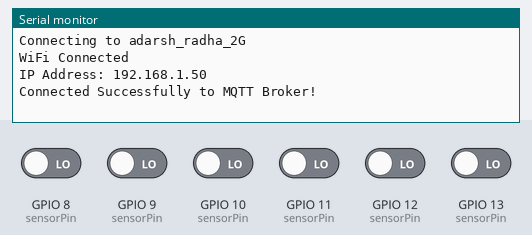
This sketch was run on a simulated ESP8266 (NodeMCU). Shown: the last lines printed to the serial monitor. The inputs (shaded band) are chosen by the test bench; at power-on: GPIO 8 (sensorPin), GPIO 9 (sensorPin), GPIO 10 (sensorPin), GPIO 11 (sensorPin), GPIO 12 (sensorPin), GPIO 13 (sensorPin) LOW. WiFi joins after 1.5 s; servers stay silent unless stated; no MQTT or app messages arrive unless stated.

Above: at 2.7 s.
2.8 s: GPIO 8 (sensorPin) driven HIGH
At 7.4 s:
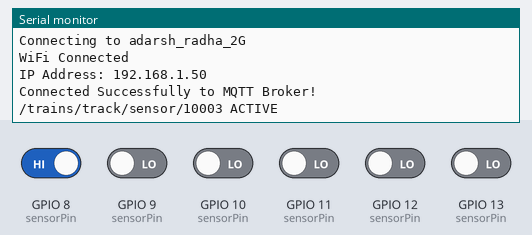
8.8 s: GPIO 10 (sensorPin) driven HIGH
At 12.4 s:
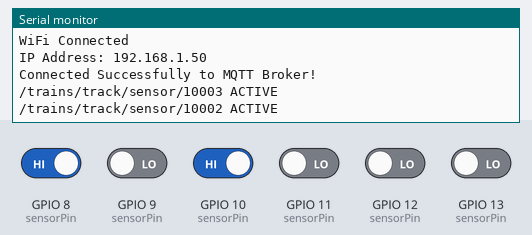
14.8 s: GPIO 12 (sensorPin) driven HIGH
At 17.5 s:
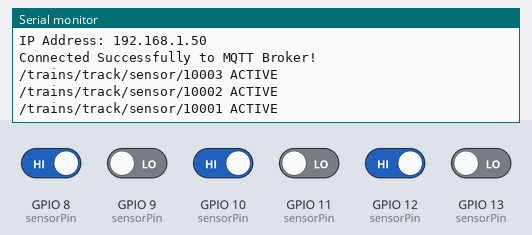

The sketch:

esp8266-transformation-mqtt-client-ir-sensor-node.ino
```cpp
/*
   Adarsh Model Trains
   Developed by Adarsh kumar
   Support adarshmodeltrains@gmail.com
*/

// Enables the ESP8266 to connect to the local network (via WiFi)
#include <ESP8266WiFi.h>
// Allows us to connect to, and publish to the MQTT broker
#include <PubSubClient.h>
#include"Config.h"
#include "IrBlockSensors.h"

int address = 1;
int blockNo = 0;
int sensStatus[NO_OF_BLOCKS];
IrBlockSensors blockSensors;

// Initialise the WiFi and MQTT Client objects
WiFiClient wifiClient;

// 1883 is the listener port for the Broker
PubSubClient client(MQTT_SERVER, 1883, wifiClient);


/*
   pushing the sensor data to the mqtt for jmri
*/
void publishSensorData(String sensorNo, String state) {
  String topic = JMRI_MQTT_SENSOR_TOPIC + sensorNo;
  Serial.print(topic + " " + state);
  Serial.println();
  client.publish(topic.c_str(), state.c_str());
}


bool mqttConnect() {
  // Connect to MQTT Server and subscribe to the topic
  if (client.connect(CLIENT_ID, MQTT_USER, MQTT_PWD)) {
    client.subscribe(JMRI_MQTT_TOPIC);
    return true;
  } else {
    return false;
  }
}


void setup() {

  // Begin Serial on 115200
  Serial.begin(BROAD_RATE);

  Serial.print("Connecting to ");
  Serial.println(SS_ID);

  // Connect to the WiFi
  WiFi.begin(SS_ID, WIFI_PWD);

  // Wait until the connection has been confirmed before continuing
  while (WiFi.status() != WL_CONNECTED) {
    delay(500);
    //Serial.print(".");
  }

  // Debugging - Output the IP Address of the ESP8266
  Serial.println("WiFi Connected");
  Serial.print("IP Address: ");
  Serial.println(WiFi.localIP());

  // Connect to MQTT Broker
  if (mqttConnect()) {
    Serial.println("Connected Successfully to MQTT Broker!");
  } else {
    Serial.println("Connection Failed!");
  }

  blockSensors.initBlockSensors(NO_OF_BLOCKS);
  for (int i = 0; i < NO_OF_BLOCKS; i++) {
    blockSensors.setBlockSensorPins(i + 1, sensorPin[i][0], sensorPin[i][1]);
    sensStatus[i] = 0;
  }
}

void loop() {
  // If the connection is lost, try to connect again
  if (!client.connected()) {
    mqttConnect();
  }
  // client.loop() just tells the MQTT client code to do what it needs to do itself (i.e. check for messages, etc.)
  client.loop();
  // Once it has done all it needs to do for this cycle, go back to checking if we are still connected.

  for (blockNo = 1 ; blockNo <= NO_OF_BLOCKS; blockNo++) {
    bool isBlockOccuipied = blockSensors.isSensorBlockOccupied(blockNo);
    if (isBlockOccuipied) {
      if (sensStatus[blockNo - 1] != 1) {
        sensStatus[blockNo - 1] = 1;
        publishSensorData(String(JMRI_SENSOR_START_ADDRESS + blockNo) , ACTIVE);
      }
    } else {
      if (sensStatus[blockNo - 1] != 0) {
        sensStatus[blockNo - 1] = 0;
        publishSensorData(String(JMRI_SENSOR_START_ADDRESS + blockNo) , INACTIVE);
      }
    }
  }
  delay(DELAY_TIME);
}
```

IrBlockSensors.cpp
```cpp
/*
   Adarsh Model Trains
   Developed by Adarsh kumar
   Support adarshmodeltrains@gmail.com
*/

#include <Arduino.h>
#include "IrBlockSensors.h"

void IrBlockSensors::initBlockSensors(int totalSensor) {
  if (totalSensor > 0) {
    if (totalSensor > 0)
      _totalSensor = totalSensor;
    this->_irSensorBlocks = new IrSensor[_totalSensor];
    for (int i = 0; i < _totalSensor; i++) {
      this->_irSensorBlocks[i].setStartAndEndBlockSensorPin(0, 0);
    }
  } else {
    Serial.println("Invalid Sensor Count");
  }
}

void IrBlockSensors::setBlockSensorPins(int blockNo, int startBlockSensorPin, int endBlockSensorPin) {
  if (blockNo > -1 && blockNo <= _totalSensor ) {
    if (startBlockSensorPin > -1 && endBlockSensorPin > -1) {
      pinMode(startBlockSensorPin, INPUT);
      pinMode(endBlockSensorPin, INPUT);
      _irSensorBlocks[blockNo - 1].setStartAndEndBlockSensorPin(startBlockSensorPin, endBlockSensorPin);
    } else {
      Serial.println("Invalid Block Sensor Pin No.");
    }
  } else {
    Serial.println("Invalid Block Sensor Input No.");
  }
}

bool IrBlockSensors::isSensorBlockOccupied(int blockNo) {
  if (blockNo > -1 && blockNo <= _totalSensor) {
    return _irSensorBlocks[blockNo - 1].isBlockOccupied();
  } else {
    Serial.println("Invalid Block Sensor No");
    return false;
  }
}
```

IrBlockSensors.h
```cpp
/*
   Adarsh Model Trains
   Developed by Adarsh kumar
   Support adarshmodeltrains@gmail.com
*/
#ifndef IrBlockSensors_h
#define IrBlockSensors_h

#include "IrSensor.h"

class IrBlockSensors {

  private:
    int _totalSensor;
    IrSensor * _irSensorBlocks;

  public:
    IrBlockSensors() {
    }

    void initBlockSensors(int totalSensor);
    void setBlockSensorPins(int blockNo, int startBlockSensorPin, int endBlockSensorPin);
    bool isSensorBlockOccupied(int blockNo);

    ~IrBlockSensors() {
      for (int i = 0; i < _totalSensor; i++) {
        delete &_irSensorBlocks[i];
      }
      delete[] _irSensorBlocks;
    }
};

#endif
```

IrSensor.cpp
```cpp
/*
   Adarsh Model Trains
   Developed by Adarsh kumar
   Support adarshmodeltrains@gmail.com
*/

#include <Arduino.h>
#include "IrSensor.h"
#include "Config.h"


void IrSensor::init() {
  _startBlockSensorVal = -1;
  _endBlockSensorVal = -1;
}

void IrSensor::setStartAndEndBlockSensorPin(int startBlockSensorPin, int endBlockSensorPin) {
  this->_startBlockSensorPin = startBlockSensorPin;
  this->_endBlockSensorPin = endBlockSensorPin;
}

void IrSensor::calculateBlockOccupancy() {

  int _startBlockSensorVal = digitalRead(_startBlockSensorPin);
  int _endBlockSensorVal = digitalRead(_endBlockSensorPin);

  switch (_statePrevious) {
    case UNOCCUPIED:
      _stateCurrent =  unOccupiedBlock(_statePrevious, _startBlockSensorVal, _endBlockSensorVal);
      if (_stateCurrent != _statePrevious) {
        _statePrevious = _stateCurrent;
      }
      break;

    case OCCUPYING_FROM_START_OF_BLOCK:
      _stateCurrent = occupiedFromEndOfBlock(_statePrevious, _startBlockSensorVal, _endBlockSensorVal);
      if (_stateCurrent != _statePrevious) {
        _statePrevious = _stateCurrent;
      }
      break;

    case OCCUPYING_FROM_END_OF_BLOCK:
      _stateCurrent = occupiedFromStartOfBlock(_statePrevious, _startBlockSensorVal, _endBlockSensorVal);
      if (_stateCurrent != _statePrevious) {
        _statePrevious = _stateCurrent;
      }
      break;

    case OCCUPIED:
      _stateCurrent = occupiedBlock(_statePrevious, _startBlockSensorVal, _endBlockSensorVal);
      if (_stateCurrent != _statePrevious) {
        _statePrevious = _stateCurrent;
      }
      break;
  }
}

bool IrSensor::isBlockOccupied() {
  calculateBlockOccupancy();
  if (_stateCurrent == UNOCCUPIED) {
    return false;
  } else {
    return true;
  }
}


BLOCK_STATES IrSensor::unOccupiedBlock(BLOCK_STATES signalState, int startSensor, int endSensor) {

  if (startSensor == ON  && endSensor == OFF) {
    signalState = OCCUPYING_FROM_START_OF_BLOCK;// block is occupied entered from sens1
  } else if (startSensor == OFF  && endSensor == ON) {
    signalState = OCCUPYING_FROM_END_OF_BLOCK;// block is occupied entered from sens2
  }
  return signalState;
}


BLOCK_STATES IrSensor::occupiedFromEndOfBlock(BLOCK_STATES signalState, int startSensor, int endSensor) {

  if (startSensor == OFF && endSensor == ON) {
    signalState = OCCUPIED;
  }
  return signalState;
}


BLOCK_STATES IrSensor::occupiedFromStartOfBlock(BLOCK_STATES signalState, int startSensor, int endSensor) {

  if (startSensor == ON  && endSensor == OFF) {
    signalState = OCCUPIED;
  }
  return signalState;
}


BLOCK_STATES IrSensor::occupiedBlock(BLOCK_STATES signalState, int startSensor, int endSensor) {

  if ((startSensor == OFF) && (endSensor == OFF)) {
    signalState = UNOCCUPIED;
  }
  return signalState;
}
```

IrSensor.h
```cpp
/*
   Adarsh Model Trains
   Developed by Adarsh kumar
   Support adarshmodeltrains@gmail.com
*/
#ifndef IrSensor_h
#define IrSensor_h

enum BLOCK_STATES {
  UNOCCUPIED,
  OCCUPYING_FROM_START_OF_BLOCK,
  OCCUPYING_FROM_END_OF_BLOCK,
  OCCUPIED,
};

class IrSensor {

  private:

    int _startBlockSensorPin;
    int _endBlockSensorPin;
    int _startBlockSensorVal;
    int _endBlockSensorVal;

    BLOCK_STATES _stateCurrent = UNOCCUPIED;
    BLOCK_STATES _statePrevious = UNOCCUPIED;

    void init();
    void calculateBlockOccupancy();

    BLOCK_STATES unOccupiedBlock(BLOCK_STATES signalState, int startSensor, int endSensor);
    BLOCK_STATES occupiedFromEndOfBlock(BLOCK_STATES signalState, int startSensor, int endSensor);
    BLOCK_STATES occupiedFromStartOfBlock(BLOCK_STATES signalState, int startSensor, int endSensor);
    BLOCK_STATES occupiedBlock(BLOCK_STATES signalState, int startSensor, int endSensor) ;

  public:

    IrSensor() {
      void init();
    }

    IrSensor(int startBlockSensorPin, int endBlockSensorPin): _startBlockSensorPin(startBlockSensorPin), _endBlockSensorPin(endBlockSensorPin) {
      void init();
    }

    void setStartAndEndBlockSensorPin(int startBlockSensorPin, int endBlockSensorPin);

    bool isBlockOccupied();

    ~IrSensor() {
    }

};

#endif
```

Config.h
```cpp
/*
   Adarsh Model Trains
   Developed by Adarsh kumar
   Support adarshmodeltrains@gmail.com
*/

#ifndef Config_h
#define Config_h
#include "Arduino.h"

// WiFi
// Make sure to update this for your own WiFi network!
#define SS_ID "adarsh_radha_2G" // ESP8266 do not support 5G wifi connection
#define WIFI_PWD "******"
#define  MQTT_USER "adarsh"
#define  MQTT_PWD "password"

// MQTT
// find this ip using ipconfig or check in router
#define  MQTT_SERVER  "192.168.0.188"

// change the node "number/name"  based on the node default is 1 in this
#define JMRI_MQTT_TOPIC  "/trains/track/#"
#define JMRI_MQTT_SENSOR_TOPIC "/trains/track/sensor/"

// change the node "number/name"  based on the node
#define CLIENT_ID  "JMRI_NODE_ESP8266_PUBLISHING_1"

#define BROAD_RATE 115200
#define DELAY_TIME 5000
#define ACTIVE "ACTIVE"
#define INACTIVE "INACTIVE"
#define ON LOW
#define OFF HIGH
#define JMRI_SENSOR_START_ADDRESS 10000
#define NO_OF_BLOCKS 3

/*
 * IR SENSORS PIN CONFIGURATION
  const int sensorPin[NO_OF_BLOCKS][PINS] = {
  {BLOCK_1_END_PIN, BLOCK_1_START_PIN },
  {BLOCK_2_END_PIN, BLOCK_2_START_PIN },
  ..........
  {BLOCK_N_END_PIN, BLOCK_N_START_PIN }
  };
*/
#define PINS 2
const int sensorPin[NO_OF_BLOCKS][PINS] = {
  {13, 12 },
  {11, 10 },
  {9, 8}
};

#endif
```

Measured:
- after the input at 2.8 s, the serial monitor: prints a new line after 3.8 s (image 1)
- after the input at 8.8 s, the serial monitor: prints a new line after 2.8 s (image 2)
- after the input at 14.8 s, the serial monitor: prints a new line after 1.8 s (image 3)
